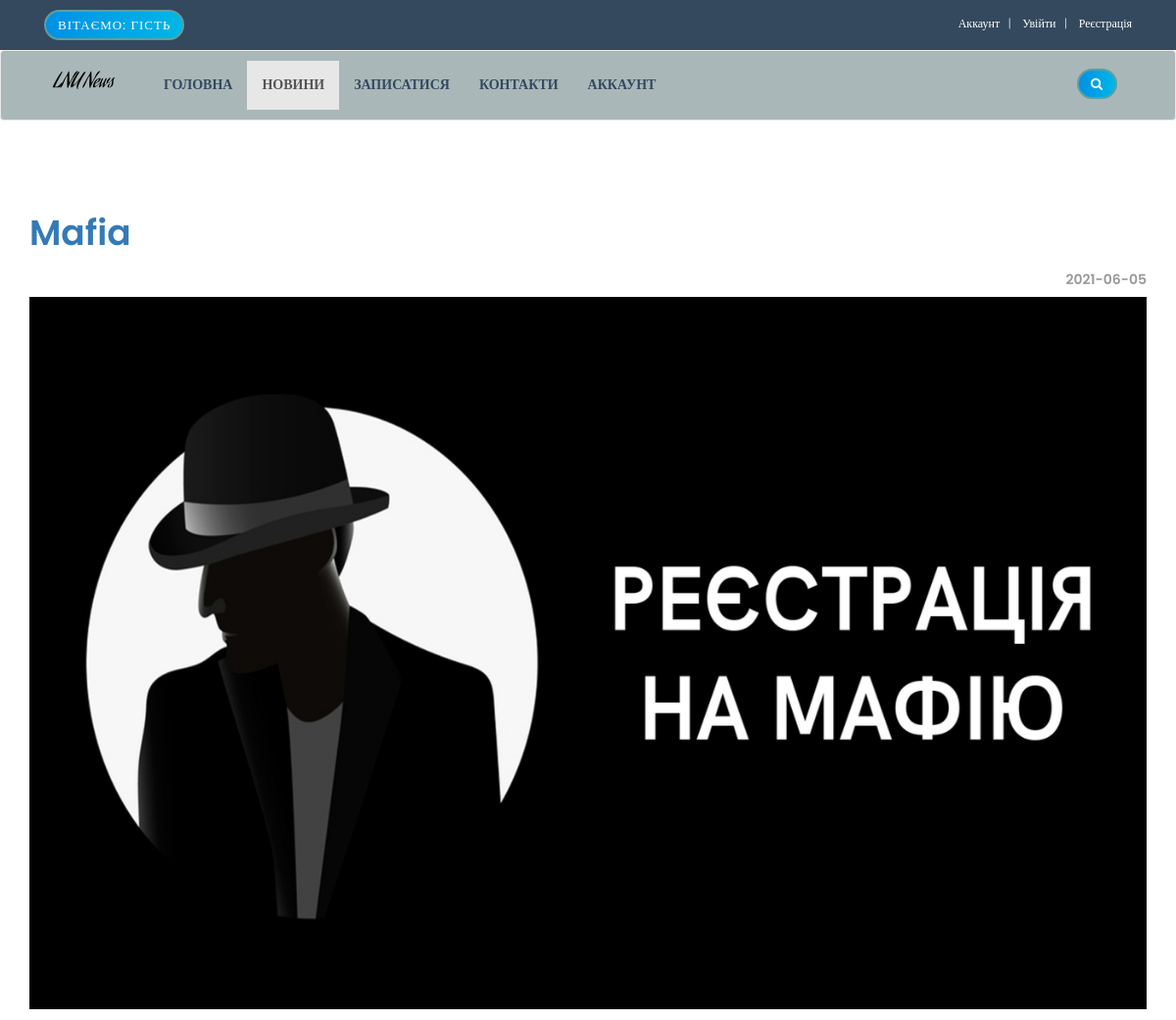
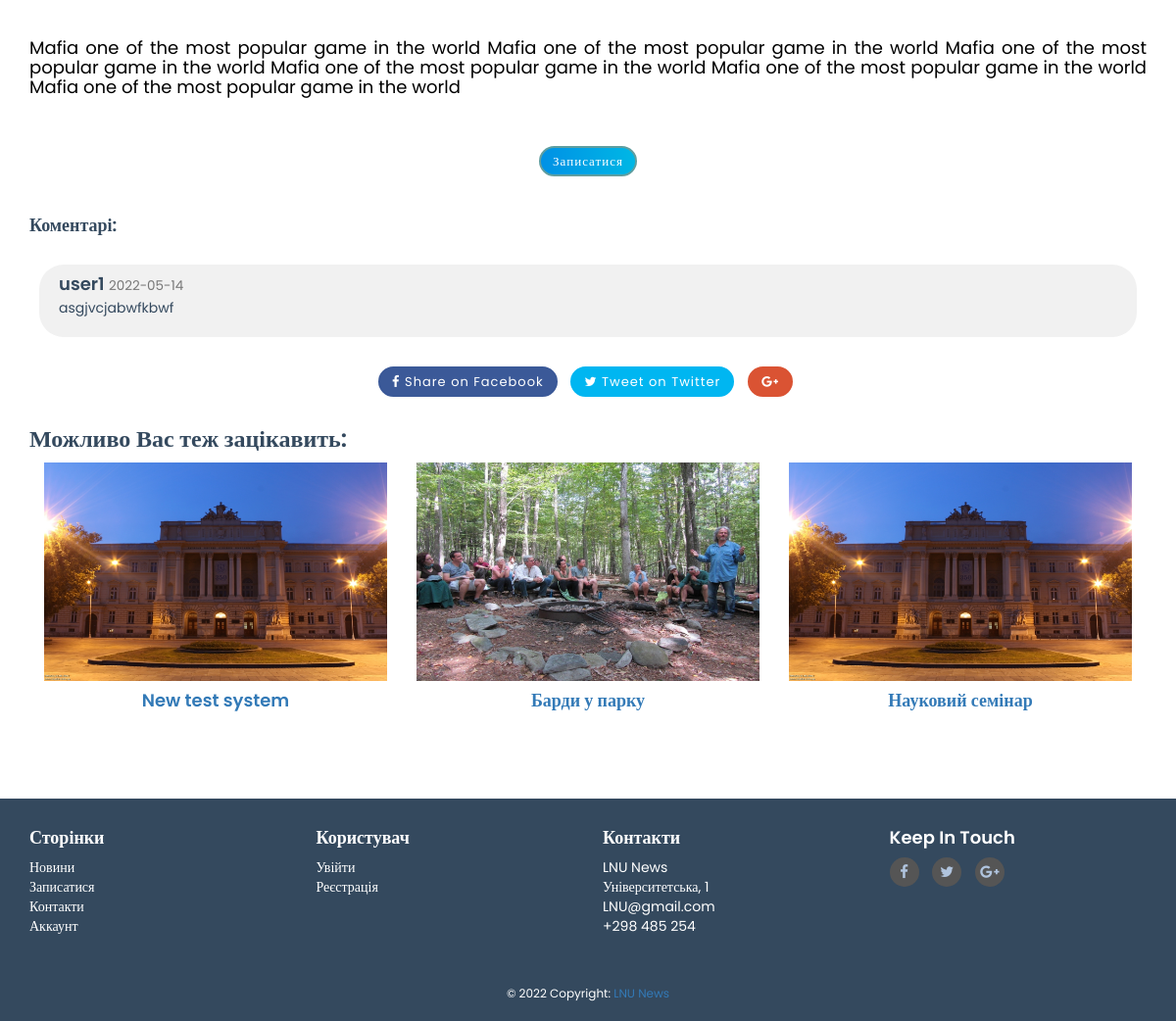
Before: /details.php?event_id=7 with the older database file (2 pictures, top to bottom).
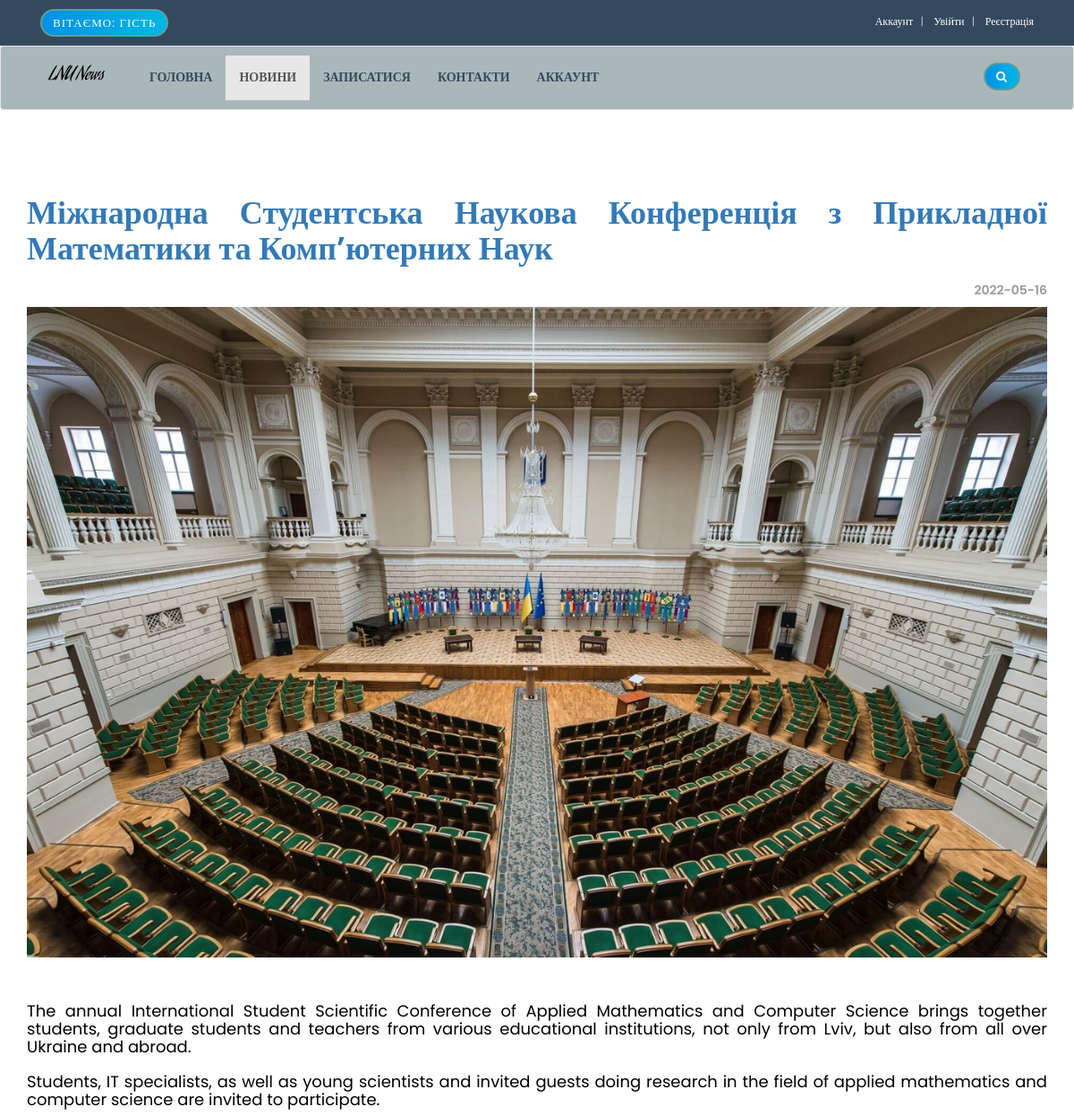
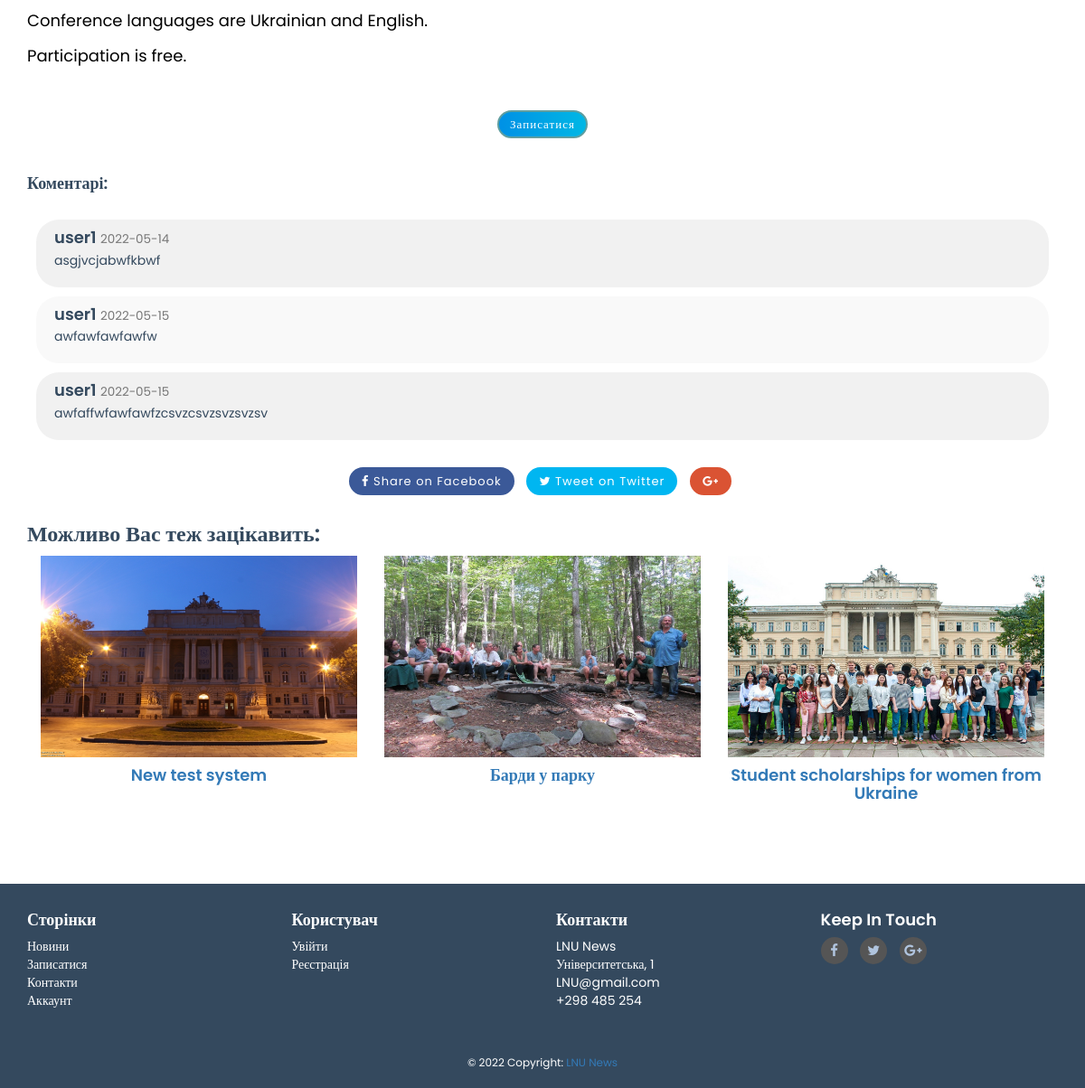
After: the same page with the newer database file (2 pictures, top to bottom).
### tables this page shows
CREATE TABLE `events` (
  `event_id` int(10) NOT NULL,
  `e_cat_id` int(10) NOT NULL,
  `cat_id` int(10) NOT NULL,
  `date` timestamp NOT NULL DEFAULT current_timestamp() ON UPDATE current_timestamp(),
  `event_title` text NOT NULL,
  `event_img1` text NOT NULL,
  `event_keywords` text NOT NULL,
  `event_desc` text NOT NULL
);

CREATE TABLE `events_comments` (
  `Id` int(11) NOT NULL,
  `CustomerID` int(11) NOT NULL,
  `EventId` int(11) NOT NULL,
  `Message` varchar(1000) NOT NULL,
  `Date` date NOT NULL
);

CREATE TABLE `customers` (
  `customer_id` int(10) NOT NULL,
  `customer_name` varchar(255) NOT NULL,
  `customer_phone` varchar(255) NOT NULL,
  `customer_email` varchar(255) NOT NULL,
  `customer_address` text NOT NULL,
  `customer_city` text NOT NULL,
  `customer_group` text NOT NULL,
  `customer_pass` varchar(255) NOT NULL,
  `customer_ip` varchar(100) NOT NULL
);

### details.php (the view, shortened to what the changed rows need)
<?php
include("db.php");
include_once("functions/functions.php");
?>
<!DOCTYPE html>
<html lang="en">
<head>
    <link rel="stylesheet" href="styles/bootstrap-337.min.css">
    <link rel="stylesheet" href="font-awsome/css/font-awesome.min.css">
    <link rel="stylesheet" href="styles/style.css">
    <link href="styles/version/tech.css" rel="stylesheet">
</head>
<body>
    <?php
    if(isset($_GET['event_id'])){
        $event_id= $_GET['event_id'];
        $get_event = "select * from events where event_id='$event_id'";
        $run_event = mysqli_query($con,$get_event);
        $row_event = mysqli_fetch_array($run_event);
        $event_category = $row_event['event_keywords'];
        $event_title = $row_event['event_title'];
        $event_date = date('Y-m-d', strtotime($row_event['date']));
        $event_desc = $row_event['event_desc'];
        $event_img1 = $row_event['event_img1'];
        $event_e_cat_id = $row_event['e_cat_id'];
        $get_e_cat_id = "select * from event_categories where e_cat_id='$event_e_cat_id'";
        $run_e_cat_id = mysqli_query($con,$get_e_cat_id);
        while($row_e_cat_id = mysqli_fetch_array($run_e_cat_id)){
            $event_category = $row_e_cat_id['e_cat_title'];
        }
    }
    ?>
   <div id="wrapper">
        <section class="section single-wrapper">
            <div class="container">
                <div class="row">
                    <div class="col-lg-12 col-md-12 col-sm-12 col-xs-12">
                        <div class="page-wrapper">
                            <div class="blog-title-area">
                                <h1 class="event-title"><?php echo $event_title; ?></h1>
                                <div class="blog-meta big-meta event-date">
                                    <small><h5><?php echo $event_date; ?></h5></small>
                                </div>
                            </div>
                            <div class="single-post-media">
                            <img class="img-responsive" src="admin_area/product_images/<?php echo $event_img1; ?>" alt="Event" />
                            <div class="blog-content">
                                <div class="pp">
                                    <div class="event-text">
                                        <h4><?php echo $event_desc; ?></h4>
                                    </div>
                                </div>
                            </div>
                            <?php
                                if(isset($_SESSION['customer_email'])&& $event_category == 'Події'){
                                    echo "
                                        <form action='details.php?add_cart=$event_id' class='form-horizontal' method='post'>
                                            <p class='text-center buttons'><button class='btn btn-primary'> Записатися</button></p>
                                        </form>
                                    ";
                                }elseif(!isset($_SESSION['customer_email'])&& $event_category == 'Події'){
                                    echo "
                                    <p class='text-center buttons'><button class='btn btn-primary' onclick= \"location.href='checkout.php'\"> Записатися</button></p>
                                    ";
                                }
                            ?>
                            <div class="custombox clearfix">
                                <?php
                                    $event_id= $_GET['event_id'];
                                    $get_commets = "select * from events_comments where EventId='$event_id'";
                                    $run_commets = mysqli_query($con, $get_commets);
                                    $commets = mysqli_fetch_array($run_commets);
                                    if(is_array($commets) && count($commets) != 0) {
                                        echo "
                                            <h4 class='small-title'>Коментарі:</h4>
                                            </br>
                                        ";
                                    }
                                ?>
                                <div class='row'>
                                    <div class='col-lg-12'>
                                        <div class='comments-list'>
                                            <?php
                                                $event_id= $_GET['event_id'];
                                                $get_commets = "select * from events_comments where EventId='$event_id'";
                                                $run_commets = mysqli_query($con, $get_commets);
                                                while($commets = mysqli_fetch_array($run_commets)){
                                                    $comment_writer = $commets['CustomerID'];
                                                    $comment_message = $commets['Message'];
                                                    $comment_date = $commets['Date'];
                                                    $get_writer = "select * from customers where customer_id='$comment_writer'";
                                                    $run_writer = mysqli_query($con, $get_writer);
                                                    $writers = mysqli_fetch_array($run_writer);
                                                    $user_id = $writers['customer_name'];
                                                    echo "
                                                        <div class='media'>
                                                            <div class='media-body'>
                                                                <h4 class='media-heading user_name'>$user_id <small>$comment_date</small></h4>
                                                                <p>$comment_message</p>
                                                            </div>
                                                        </div>
                                                    ";
                                                }
                                            ?>
                                        </div>
                                    </div>
                                </div>
                            </div>
                            <div class="post-sharing text-center">
                                    <ul class="list-inline">
                                    </ul>
                                </div>
                            <div class="custombox clearfix">
                                <h3 >Можливо Вас теж зацікавить:</h3>
                                <?php
                                    $get_event = "select * from events order by rand() DESC LIMIT 0,3";
                                    $run_event = mysqli_query($con,$get_event);
                                    while($row_event=mysqli_fetch_array($run_event)){
                                        $event_id = $row_event['event_id'];
                                        $event_title = $row_event['event_title'];
                                        $event_img1 = $row_event['event_img1'];
                                        echo "
                                            <div class='col-md-4 col-sm-4 center-responsive'>
                                                <div class='product same-height'>
                                                    <a href='details.php?event_id=$event_id'>
                                                        <img class='img-responsive' src='admin_area/product_images/$event_img1'>
                                                    </a>
                                                    <div class='text' align='center'>
                                                        <h4> <a href='details.php?event_id=$event_id'> $event_title </a> </h3>
                                                    </div>
                                                </div>
                                            </div>
                                        ";
                                    }
                                ?>
                            </div>
                        </div>
                    </div>
                </div>
            </div>
        </section>
    </div>
</body>
</html>

Changed rows visible on the page:
changed events: event_title "Mafia" → "Міжнародна Студентська Наукова Конференція з Прикладної Математики та Комп’ютерних Наук"; date "2021-06-05" → "2022-05-16"; event_img1: a different picture; event_desc "Mafia one of the most popular game in the world Mafia one of the most popular game in the world Mafia one of the most popular game in the world Mafia one of the most popular game in the world Mafia one of the most popular game in the world Mafia one of the most popular game in the world" → "The annual International Student Scientific Conference of Applied Mathematics and Computer Science brings together students, graduate students and teachers from various educational institutions, not only from Lviv, but also from all over Ukraine and abroad. Students, IT specialists, as well as young scientists and invited guests doing research in the field of applied mathematics and computer science are invited to participate. Conference languages are Ukrainian and English. Participation is free."
added events_comments: CustomerID.customer_name "user1", Date "2022-05-15", Message "awfawfawfawfw"
added events_comments: CustomerID.customer_name "user1", Date "2022-05-15", Message "awfaffwfawfawfzcsvzcsvzsvzsvzsv"
changed events: event_img1: a different picture; event_title "Науковий семінар" → "Student scholarships for women from Ukraine"
